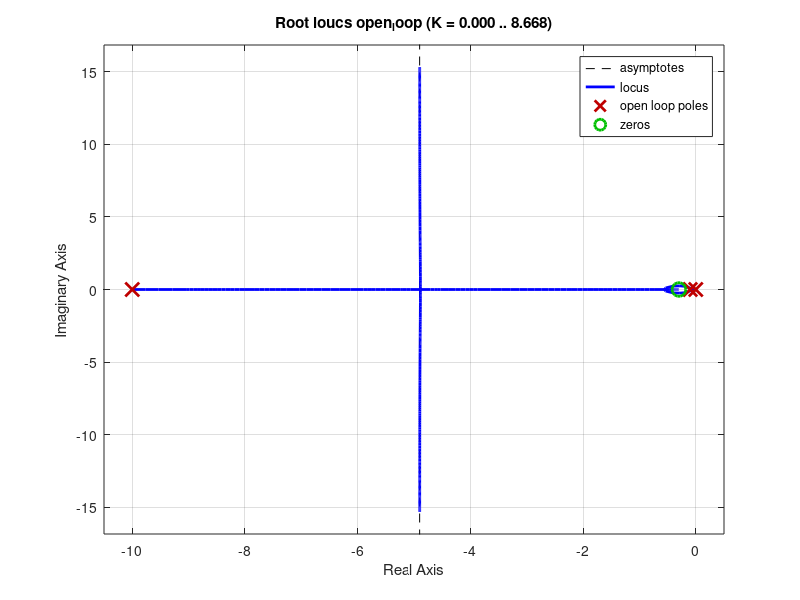
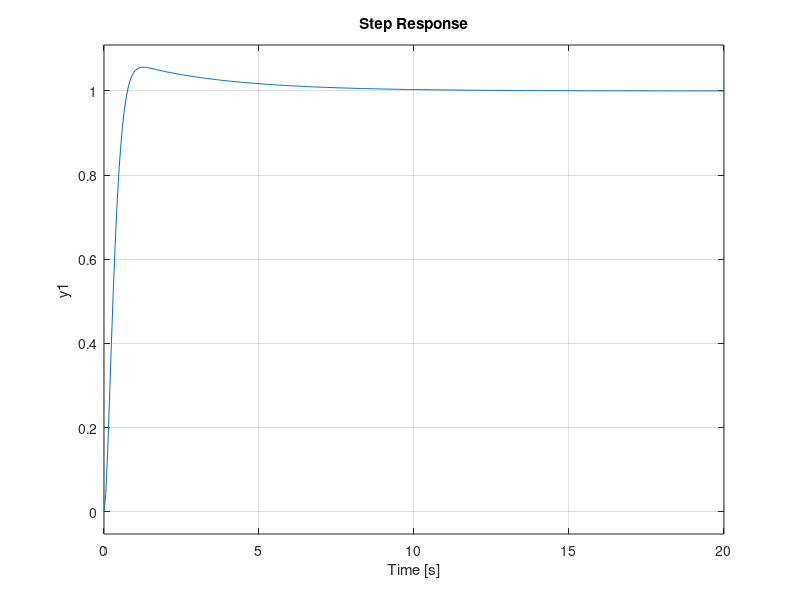

These charts were generated, in order, by the following MATLAB code:
Kp=1.2;
c=-0.3;
Ki=Kp*(-c);

Gc=zpk(c, 0, Kp);
Gp=zpk([], [-0.1, -10], 25);

open_loop = Gc*Gp;
figure
rlocus(open_loop);

close_loop = feedback(open_loop, 1, -1);
figure
step(close_loop);
